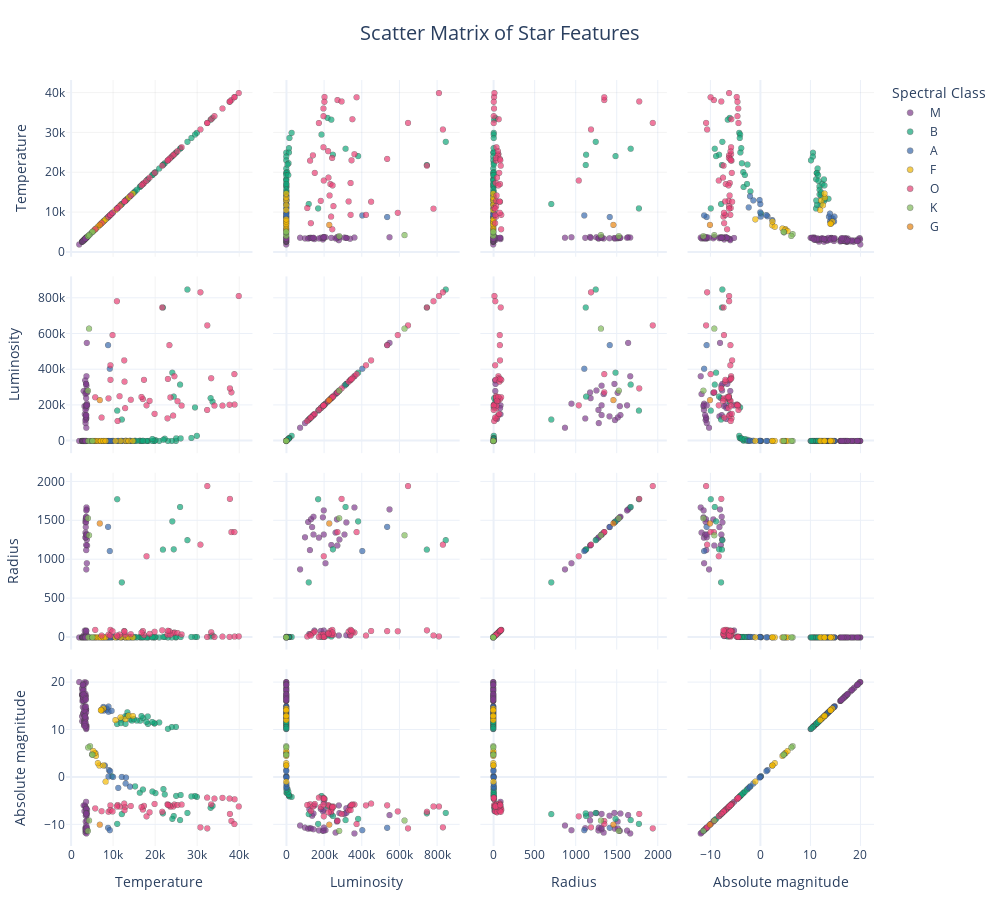

Source (notebook cell):
### Code cell
fig5 = create_scatter_matrix(star_df)

fig5.show()
